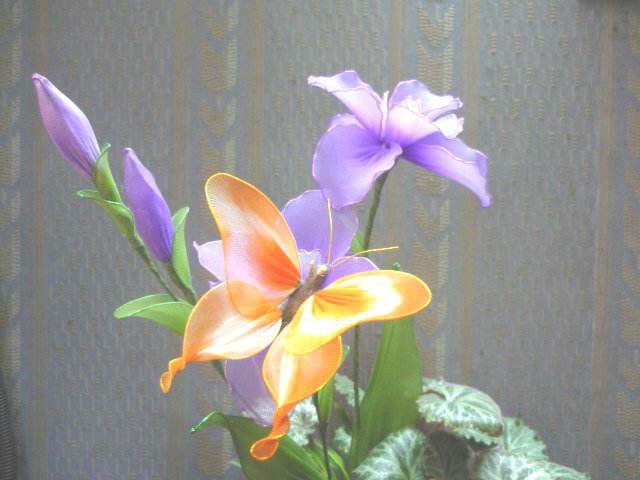
#> input picture datas/f4.jpg, 640 x 480 px
$ jupyter execute '5-图像特效-灰度化.ipynb'   (shell and % lines are left out)
#> lines starting #> are read from the running program, lines starting #| are printed output that depends on the picture
# 图像特效-灰度化

[cell 1]
#coding:utf-8
import numpy as np
import cv2
import matplotlib.pyplot as plt

[cell 2]
src = cv2.cvtColor(cv2.imread('../datas/f4.jpg'),cv2.COLOR_BGR2RGB)
gray = cv2.imread('../datas/f2.jpg',0)
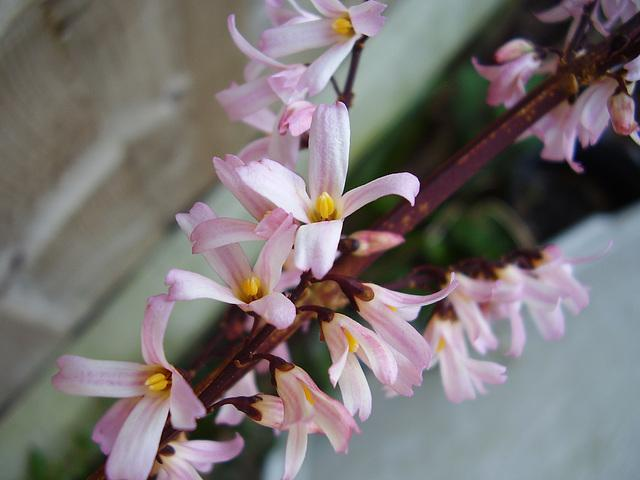
#> input picture python-code/opengl-learning/resources/images/f2.jpg, 640 x 480 px, found by its file name
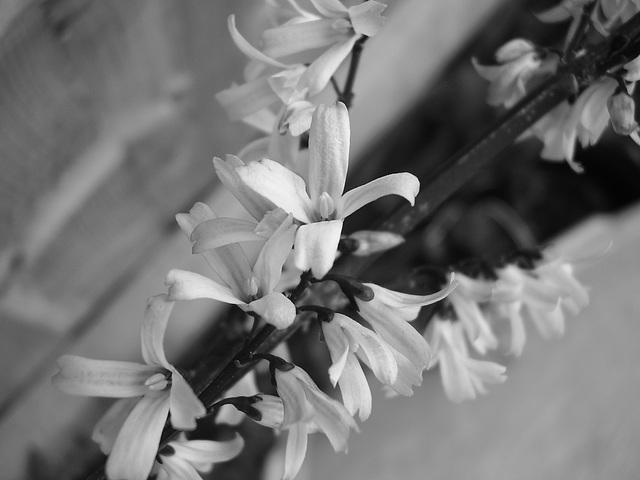
#> gray: shape (480, 640); min 0, max 254, mean 116.2

[cell 3]
def gray(src,method='average'):
#> called with method = 'average'
    srcf = src.astype(np.float32)
    dst = np.zeros((srcf.shape[0],srcf.shape[1]),dtype=srcf.dtype)
    r = srcf[:,:,0]
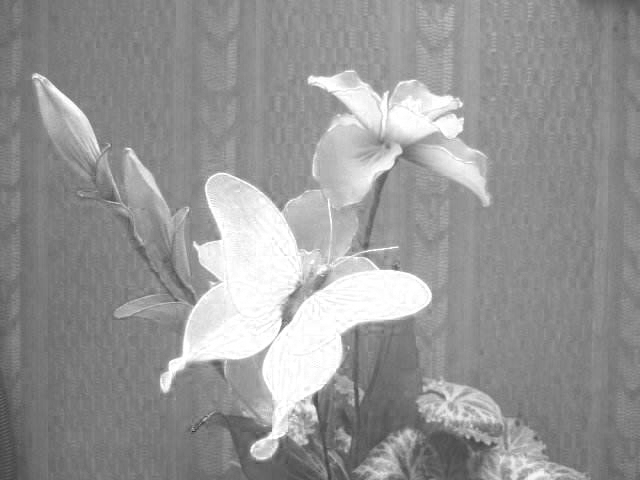
#> r: shape (480, 640) float32; min 40, max 255, mean 150.1
    g = srcf[:,:,1]
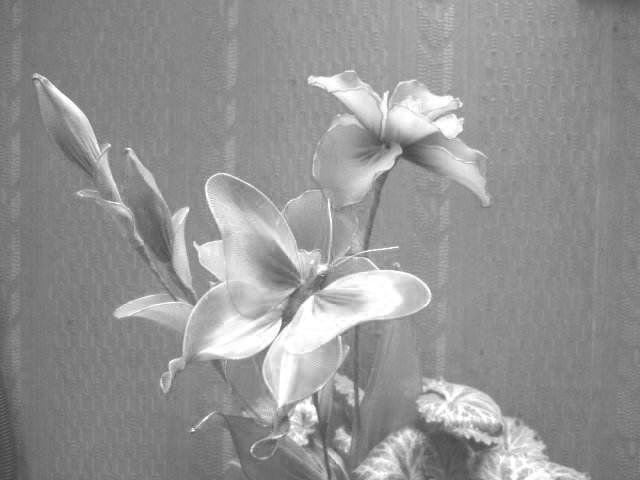
#> g: shape (480, 640) float32; min 66, max 255, mean 147.8
    b = srcf[:,:,2]
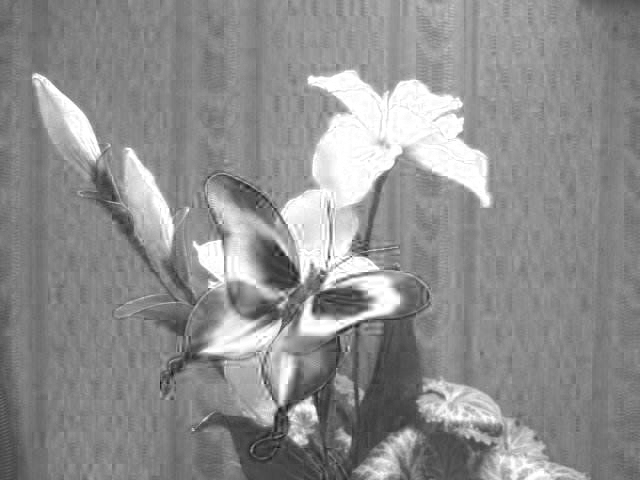
#> b: shape (480, 640) float32; min 13, max 255, mean 142.8
    eps = 1.0e-5
    if method == 'average':
        val = (r + g + b) / 3.0
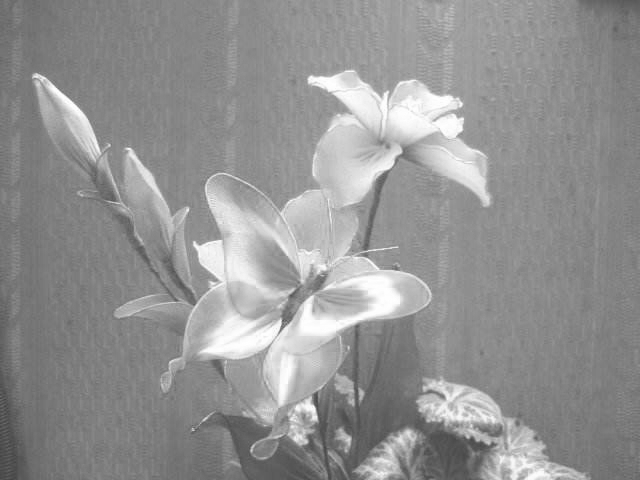
#> val: shape (480, 640) float32; min 66.33, max 255, mean 146.9
        dst = val
    elif method == 'weighted_average':
        val = 0.3 * r + 0.59 * g + 0.11 * b
        dst = val
    elif method == 'maxmum':
        dst = np.maximum(np.maximum(r,g),b)
    else:
        raise ValueError('unsupport method:%s' % method)
    dst[dst < 0] = 0
    dst[dst > 255] = 255
    return dst.astype(np.uint8)

[cell 4]
dst1 = gray(src)
plt.imshow(dst1,'gray')
plt.title('Gray:Average')

[cell 5]
dst2 = gray(src,'weighted_average')
#> call 2 of gray, with method = 'weighted_average'
#> in gray (call 2), `val = 0.3 * r + 0.59 * g + 0.11 * b`:
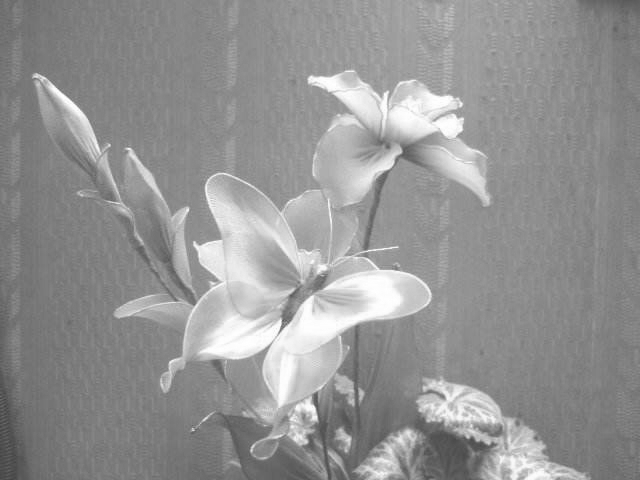
#> val: shape (480, 640) float32; min 65.92, max 255, mean 147.9
plt.imshow(dst2,'gray')
plt.title('Gray:Weighted Average')

[cell 6]
dst3 = gray(src,'weighted_average')
plt.imshow(dst3,'gray')
plt.title('Gray:Maximum')

[cell 7]
plt.imshow(np.abs(dst1-dst3),'gray')
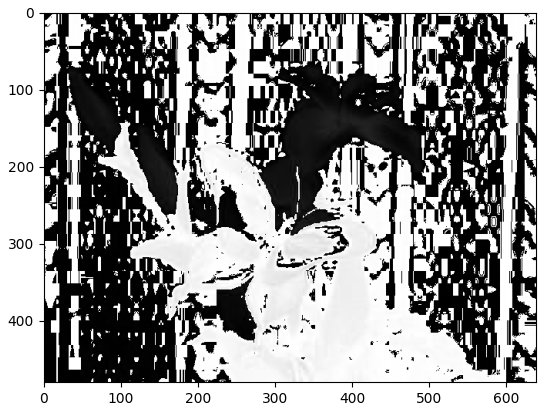
#> figure drawn by matplotlib, 1 panel
